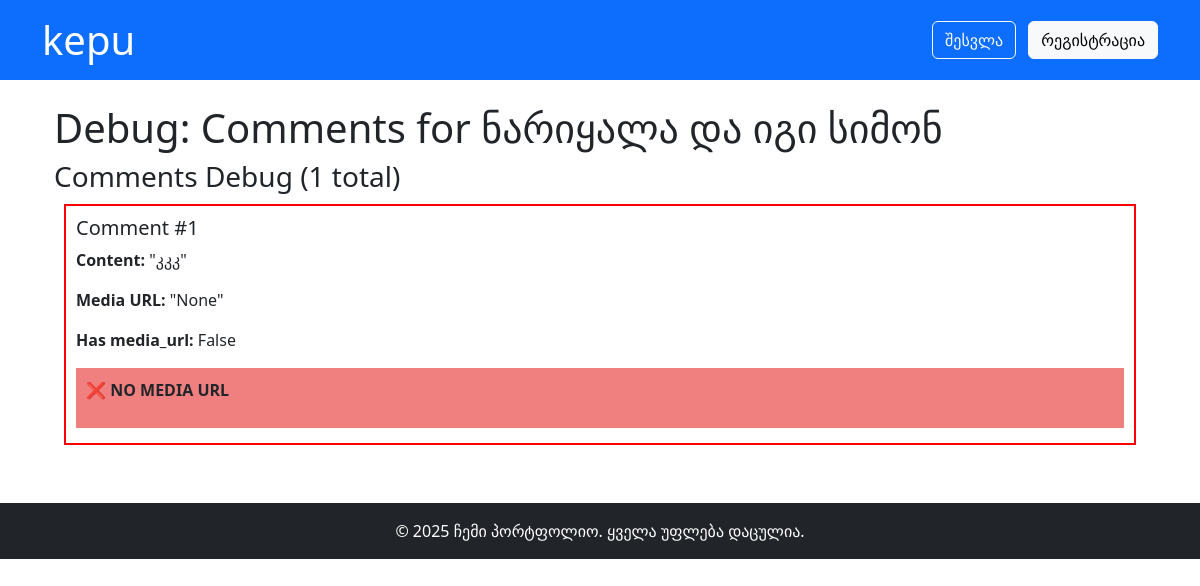
The page /debug/project/project_2 on the database its author committed.
### models.py (models this page shows, shortened)
class Comment(db.Model):
    id = db.Column(db.Integer, primary_key=True)
    content = db.Column(db.Text, nullable=False)
    project_id = db.Column(db.String(50), nullable=False)
    user_id = db.Column(db.Integer, db.ForeignKey('user.id'), nullable=False)  # Required for registered users only
    parent_id = db.Column(db.Integer, db.ForeignKey('comment.id'), nullable=True)
    media_url = db.Column(db.String(500), nullable=True)  # Cloudinary URL
    created_at = db.Column(db.DateTime, default=datetime.utcnow)
    replies = db.relationship('Comment', backref=db.backref('parent', remote_side=[id]), lazy=True)
    likes = db.relationship('Like', backref='comment', lazy=True, cascade='all, delete-orphan')

### app.py (the view)
@app.route('/debug/project/<project_id>')
def debug_project_detail(project_id):
    projects = load_projects()
    project = next((p for p in projects if p['id'] == project_id), None)
    if not project:
        return 'Project not found', 404
    comments = Comment.query.filter_by(project_id=project_id, parent_id=None).order_by(Comment.created_at.desc()).all()
    return render_template('debug_comments.html', project=project, comments=comments)

### app.py (called while the page is built)
def load_projects():
    if os.path.exists(PROJECTS_JSON):
        with open(PROJECTS_JSON, 'r', encoding='utf-8') as f:
            return json.load(f)
    return []

### templates/debug_comments.html (shortened to what this page needs)
{% extends 'base.html' %}
{% block content %}
<div class="container">
    <h1>Debug: Comments for {{ project.title }}</h1>
    <div class="row">
        <div class="col-12">
            <h3>Comments Debug ({{ comments|length }} total)</h3>
            {% for comment in comments %}
            <div style="border: 2px solid {% if comment.media_url %}green{% else %}red{% endif %}; margin: 10px; padding: 10px;">
                <h5>Comment #{{ comment.id }}</h5>
                <p><strong>Content:</strong> "{{ comment.content }}"</p>
                <p><strong>Media URL:</strong> "{{ comment.media_url }}"</p>
                <p><strong>Has media_url:</strong> {{ comment.media_url is not none }}</p>
                {% if comment.media_url %}
                <div style="background: lightgreen; padding: 10px; margin: 5px 0;">
                    <p><strong>✅ HAS MEDIA URL</strong></p>
                    <p>URL starts with http: {{ comment.media_url.startswith('http') }}</p>
                    <p>URL ends with image ext: {{ comment.media_url.endswith(('.jpg', '.jpeg', '.png', '.gif')) }}</p>
                    <p>URL contains 'image': {{ 'image' in comment.media_url }}</p>
                    <div style="border: 2px solid blue; padding: 10px; margin: 10px 0;">
                        <p><strong>Image Preview:</strong></p>
                        <img src="{{ comment.media_url }}"
                             onclick="openImageModal(this.src)"
                             style="max-width: 200px; cursor: pointer; border: 3px solid red;"
                             alt="Comment Image"
                             onerror="this.style.border='3px solid red'; this.alt='IMAGE FAILED TO LOAD';">
                        <p><em>Click image above to test modal</em></p>
                    </div>
                </div>
                {% else %}
                <div style="background: lightcoral; padding: 10px; margin: 5px 0;">
                    <p><strong>❌ NO MEDIA URL</strong></p>
                </div>
                {% endif %}
            </div>
            {% endfor %}
        </div>
    </div>
</div>
{% endblock %}

### rows shown on the page
Comment: id "1", content "კკკ", media_url "None", media_url "False", shows "❌ NO MEDIA URL"

### other values the page prints
{{ project.title }} "ნარიყალა და იგი სიმონ"
{{ comments|length }} "1"
{{ 2025 }} "2025"
